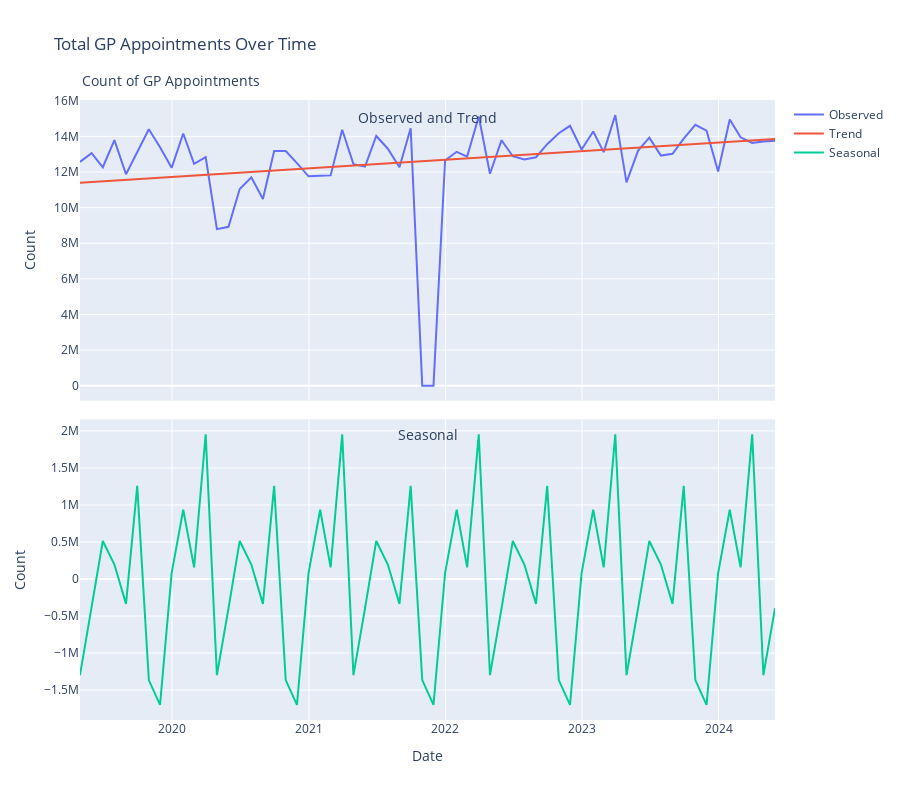

Source (notebook cell):
### Code cell
# Convert the 'appointment_month' column to datetime and set it as index
ar_gp['appointment_month'] = pd.to_datetime(ar_gp['appointment_month'])
ar_gp_indexed = ar_gp.set_index('appointment_month')

# Group by month and sum appointments
monthly_appointments = ar_gp_indexed['count_of_appointments'].resample('M').sum()

# Perform seasonal decomposition on monthly data
decomposition = seasonal_decompose(monthly_appointments, model='additive', period=12)

# Get the observed, trend, seasonal, and residual components
observed = decomposition.observed
trend = decomposition.trend
seasonal = decomposition.seasonal
resid = decomposition.resid

# Extrapolate the trend using linear regression
def extend_trend(trend, observed):
    trend_series = trend.dropna()
    X = np.arange(len(trend_series)).reshape(-1, 1)
    y = trend_series.values
    model = LinearRegression()

    # Fit the model on the middle portion (existing trend)
    model.fit(X, y)

    # Predict for the entire range of the observed data
    X_full = np.arange(len(observed)).reshape(-1, 1)
    trend_full = model.predict(X_full)
    
    # Create a new series for the extended trend
    trend_extended = pd.Series(trend_full, index=observed.index)
    return trend_extended

# Extend the trend
trend_extended = extend_trend(trend, observed)

# Create interactive plot for decomposition with 2 rows
fig1_trend2 = make_subplots(rows=2, cols=1, shared_xaxes=True, vertical_spacing=0.03)

# Add Observed and Trend to the first row
fig1_trend2.add_trace(go.Scatter(x=observed.index, y=observed, mode='lines', name='Observed'), row=1, col=1)
fig1_trend2.add_trace(go.Scatter(x=trend_extended.index, y=trend_extended, mode='lines', name='Trend'), row=1, col=1)

# Add Seasonal to the second row
fig1_trend2.add_trace(go.Scatter(x=seasonal.index, y=seasonal, mode='lines', name='Seasonal'), row=2, col=1)

# Update layout to include title, subtitle, and centered subplot titles
fig1_trend2.update_layout(
    height=800,
    title={
        'text': "Total GP Appointments Over Time",
        'x': 0.06,
        'xanchor': 'left'
    },
    annotations=[
        dict(
            x=0.0,
            y=1.05,
            xref='paper',
            yref='paper',
            showarrow=False,
            text="Count of GP Appointments",
            font=dict(size=14)
        ),
        dict(
            x=0.5,
            y=0.99,
            xref='paper',
            yref='paper',
            showarrow=False,
            text="Observed and Trend",
            font=dict(size=14)
        ),
        dict(
            x=0.5,
            y=0.46,
            xref='paper',
            yref='paper',
            showarrow=False,
            text="Seasonal",
            font=dict(size=14)
        )
    ]
)

# Update y-axis titles
fig1_trend2.update_yaxes(title_text="Count", row=1, col=1)
fig1_trend2.update_yaxes(title_text="Count", row=2, col=1)

# Update x-axis title (only for the bottom subplot)
fig1_trend2.update_xaxes(title_text="Date", row=2, col=1)

fig1_trend2.show()
